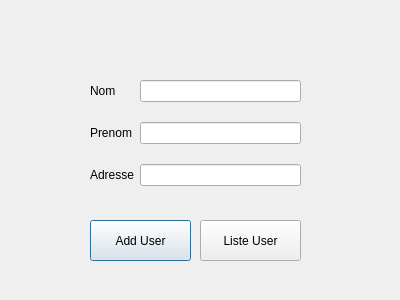
<?xml version="1.0" encoding="UTF-8"?>
<ui version="4.0">
 <class>users</class>
 <widget class="QDialog" name="users">
  <property name="geometry">
   <rect>
    <x>0</x>
    <y>0</y>
    <width>400</width>
    <height>300</height>
   </rect>
  </property>
  <property name="windowTitle">
   <string>Dialog</string>
  </property>
  <widget class="QWidget" name="formLayoutWidget">
   <property name="geometry">
    <rect>
     <x>90</x>
     <y>80</y>
     <width>211</width>
     <height>121</height>
    </rect>
   </property>
   <layout class="QFormLayout" name="formLayout">
    <property name="verticalSpacing">
     <number>20</number>
    </property>
    <item row="0" column="0">
     <widget class="QLabel" name="label">
      <property name="text">
       <string>Nom</string>
      </property>
     </widget>
    </item>
    <item row="0" column="1">
     <widget class="QLineEdit" name="lineEdit"/>
    </item>
    <item row="1" column="0">
     <widget class="QLabel" name="label_2">
      <property name="text">
       <string>Prenom</string>
      </property>
     </widget>
    </item>
    <item row="1" column="1">
     <widget class="QLineEdit" name="lineEdit_2"/>
    </item>
    <item row="2" column="0">
     <widget class="QLabel" name="label_3">
      <property name="text">
       <string>Adresse</string>
      </property>
     </widget>
    </item>
    <item row="2" column="1">
     <widget class="QLineEdit" name="lineEdit_3"/>
    </item>
   </layout>
  </widget>
  <widget class="QPushButton" name="pushButton">
   <property name="geometry">
    <rect>
     <x>90</x>
     <y>220</y>
     <width>101</width>
     <height>41</height>
    </rect>
   </property>
   <property name="text">
    <string>Add User</string>
   </property>
  </widget>
  <widget class="QLabel" name="label_4">
   <property name="geometry">
    <rect>
     <x>30</x>
     <y>230</y>
     <width>49</width>
     <height>16</height>
    </rect>
   </property>
   <property name="text">
    <string/>
   </property>
  </widget>
  <widget class="QPushButton" name="pushButton_2">
   <property name="geometry">
    <rect>
     <x>200</x>
     <y>220</y>
     <width>101</width>
     <height>41</height>
    </rect>
   </property>
   <property name="text">
    <string>Liste User</string>
   </property>
  </widget>
 </widget>
 <resources/>
 <connections/>
</ui>
